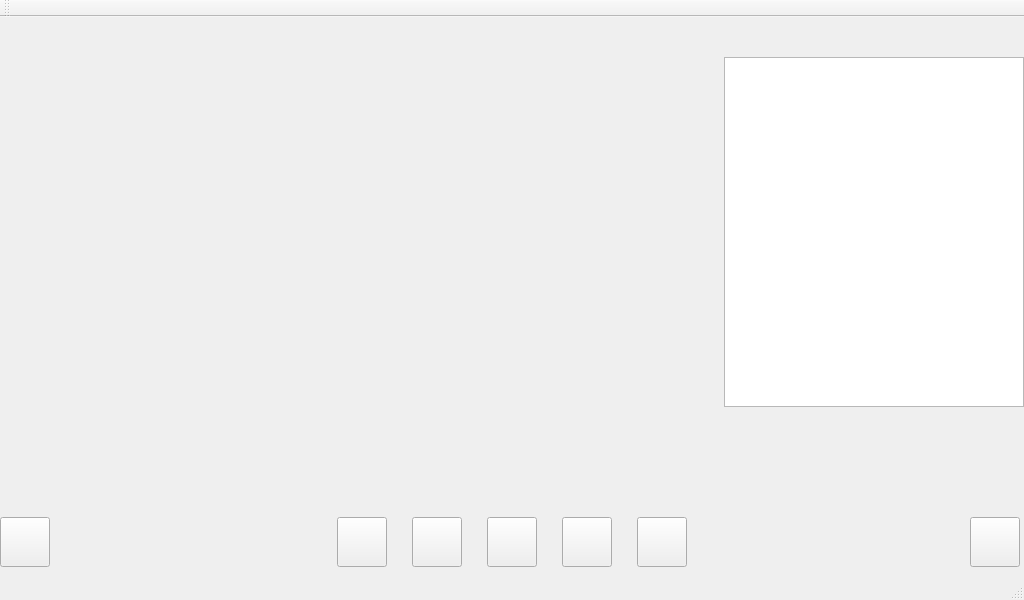
<?xml version="1.0" encoding="UTF-8"?>
<ui version="4.0">
 <class>MainWindow</class>
 <widget class="QMainWindow" name="MainWindow">
  <property name="geometry">
   <rect>
    <x>0</x>
    <y>0</y>
    <width>1024</width>
    <height>600</height>
   </rect>
  </property>
  <property name="windowTitle">
   <string>MainWindow</string>
  </property>
  <widget class="QWidget" name="centralWidget">
   <widget class="QPushButton" name="btn_last">
    <property name="geometry">
     <rect>
      <x>412</x>
      <y>500</y>
      <width>50</width>
      <height>50</height>
     </rect>
    </property>
    <property name="text">
     <string/>
    </property>
   </widget>
   <widget class="QPushButton" name="btn_next">
    <property name="geometry">
     <rect>
      <x>562</x>
      <y>500</y>
      <width>50</width>
      <height>50</height>
     </rect>
    </property>
    <property name="text">
     <string/>
    </property>
   </widget>
   <widget class="QPushButton" name="btn_pause">
    <property name="geometry">
     <rect>
      <x>487</x>
      <y>500</y>
      <width>50</width>
      <height>50</height>
     </rect>
    </property>
    <property name="text">
     <string/>
    </property>
   </widget>
   <widget class="QPushButton" name="btn_musiclist">
    <property name="geometry">
     <rect>
      <x>970</x>
      <y>500</y>
      <width>50</width>
      <height>50</height>
     </rect>
    </property>
    <property name="text">
     <string/>
    </property>
   </widget>
   <widget class="QPushButton" name="btn_soundswitch">
    <property name="geometry">
     <rect>
      <x>0</x>
      <y>500</y>
      <width>50</width>
      <height>50</height>
     </rect>
    </property>
    <property name="text">
     <string/>
    </property>
   </widget>
   <widget class="QListWidget" name="listWidget">
    <property name="geometry">
     <rect>
      <x>724</x>
      <y>40</y>
      <width>300</width>
      <height>350</height>
     </rect>
    </property>
   </widget>
   <widget class="QPushButton" name="btn_back">
    <property name="geometry">
     <rect>
      <x>337</x>
      <y>500</y>
      <width>50</width>
      <height>50</height>
     </rect>
    </property>
    <property name="text">
     <string/>
    </property>
   </widget>
   <widget class="QPushButton" name="btn_front">
    <property name="geometry">
     <rect>
      <x>637</x>
      <y>500</y>
      <width>50</width>
      <height>50</height>
     </rect>
    </property>
    <property name="text">
     <string/>
    </property>
   </widget>
  </widget>
  <widget class="QMenuBar" name="menuBar">
   <property name="geometry">
    <rect>
     <x>0</x>
     <y>0</y>
     <width>1024</width>
     <height>28</height>
    </rect>
   </property>
  </widget>
  <widget class="QToolBar" name="mainToolBar">
   <attribute name="toolBarArea">
    <enum>TopToolBarArea</enum>
   </attribute>
   <attribute name="toolBarBreak">
    <bool>false</bool>
   </attribute>
  </widget>
  <widget class="QStatusBar" name="statusBar"/>
 </widget>
 <layoutdefault spacing="6" margin="11"/>
 <resources/>
 <connections/>
</ui>
